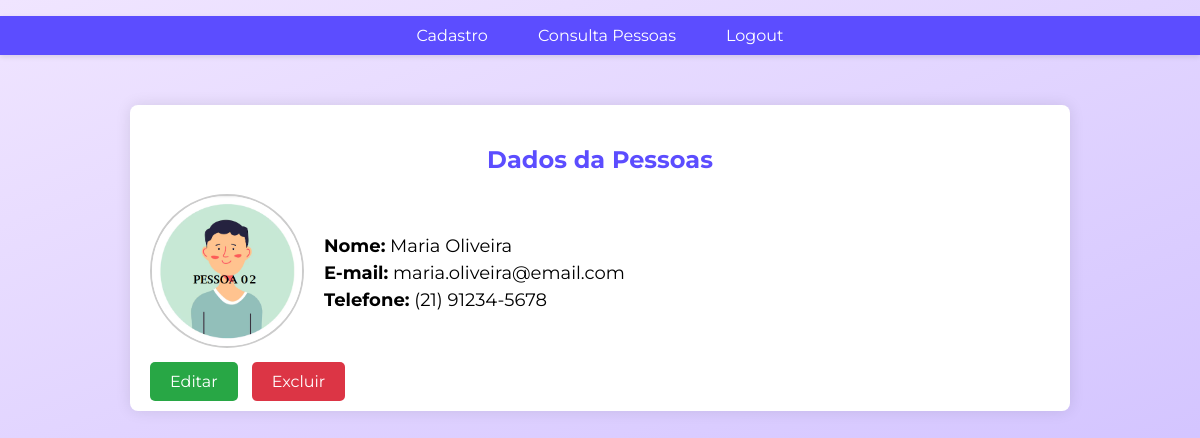
The app's page /ver/8 with its own data.
### tables this page shows
CREATE TABLE "tb_pessoas" (
	"pessoas_id"	INTEGER,
	"nome"	TEXT,
	"email"	TEXT,
	"telefone"	TEXT,
	"imagem"	TEXT,
	PRIMARY KEY("pessoas_id" AUTOINCREMENT)
);

### run.py (the view)
@app.route('/ver/<int:id>', methods=['GET', 'POST'])
def ver(id):
    conexao = sqlite3.connect('models/agenda.db')
    cursor = conexao.cursor()
    cursor.execute("SELECT * FROM tb_pessoas WHERE pessoas_id = ?", (id,))
    pessoa = cursor.fetchone()
    conexao.close()
    return render_template('ver.html', pessoa=pessoa)

### templates/ver.html (shortened to what this page needs)
<!DOCTYPE html>
<html lang="pt-br">
<head>
    <link rel="stylesheet" href="/static/styles/estilo.css">
</head>
<body>
    <nav>
        <ul>
            <li><a href="/cadastro">Cadastro</a></li>
            <li><a href="/consulta">Consulta Pessoas</a></li>
            <li><a href="/logout">Logout</a></li>
        </ul>
    </nav>
    <div class="container2">
        <h2>Dados da Pessoas</h2>
        <div class="profile-container">
            <div class="profile-image">
                {% if pessoa[4] %}
                <img src="/static/assets/{{ pessoa[4] }}" alt="Imagem de {{ pessoa[1] }}">
                {% else %}
                <img src="/static/default-profile.png" alt="Imagem não disponível">
                {% endif %}
            </div>
            <div class="profile-details">
                <p><strong>Nome:</strong> {{ pessoa[1] }}</p>
                <p><strong>E-mail:</strong> {{ pessoa[2] }}</p>
                <p><strong>Telefone:</strong> {{ pessoa[3] }}</p>
            </div>
        </div>
        <div class="action-buttons">
            <a href="/editar/{{ pessoa[0] }}" class="link-editar">Editar</a>
            <a href="/excluir/{{ pessoa[0] }}" class="link-excluir">Excluir</a>
        </div>
    </div>
</body>
</html>

### static/styles/estilo.css (style rules this page uses)
body { font-family: 'Montserrat', sans-serif; margin: 0; padding: 0; background: linear-gradient(to bottom right, #f0e5ff, #d3c4ff); }
nav ul { list-style-type: none; padding: 0; display: flex; background-color: #5c4dff; justify-content: center; box-shadow: 0 2px 5px rgba(0, 0, 0, 0.1); }
nav ul li { margin: 0 15px; }
nav ul li a { color: white; text-decoration: none; padding: 10px; display: block; transition: background-color 0.3s, transform 0.3s; }
h2 { text-align: center; margin-bottom: 20px; color: #5c4dff; font-size: 24px; }
.container2 { max-width: 900px; margin: 50px auto; padding: 20px; background-color: #ffffff; border-radius: 8px; box-shadow: 0 0 15px rgba(0, 0, 0, 0.1); }
.profile-container { display: flex; align-items: center; gap: 20px; margin-top: 20px; }
.profile-image img { width: 150px; height: 150px; object-fit: cover; border-radius: 50%; border: 2px solid #ccc; }
.profile-details p { font-size: 18px; margin: 5px 0; }
.action-buttons { margin-top: 20px; }
.action-buttons a { padding: 10px 20px; border-radius: 5px; color: white; text-decoration: none; font-size: 16px; margin-right: 10px; }
.link-editar { background-color: #28a745; }
.link-excluir { background-color: #dc3545; }

### records on screen
tb_pessoas: imagem (picture), nome "Maria Oliveira", email "maria.oliveira@email.com", telefone "(21) 91234-5678"
